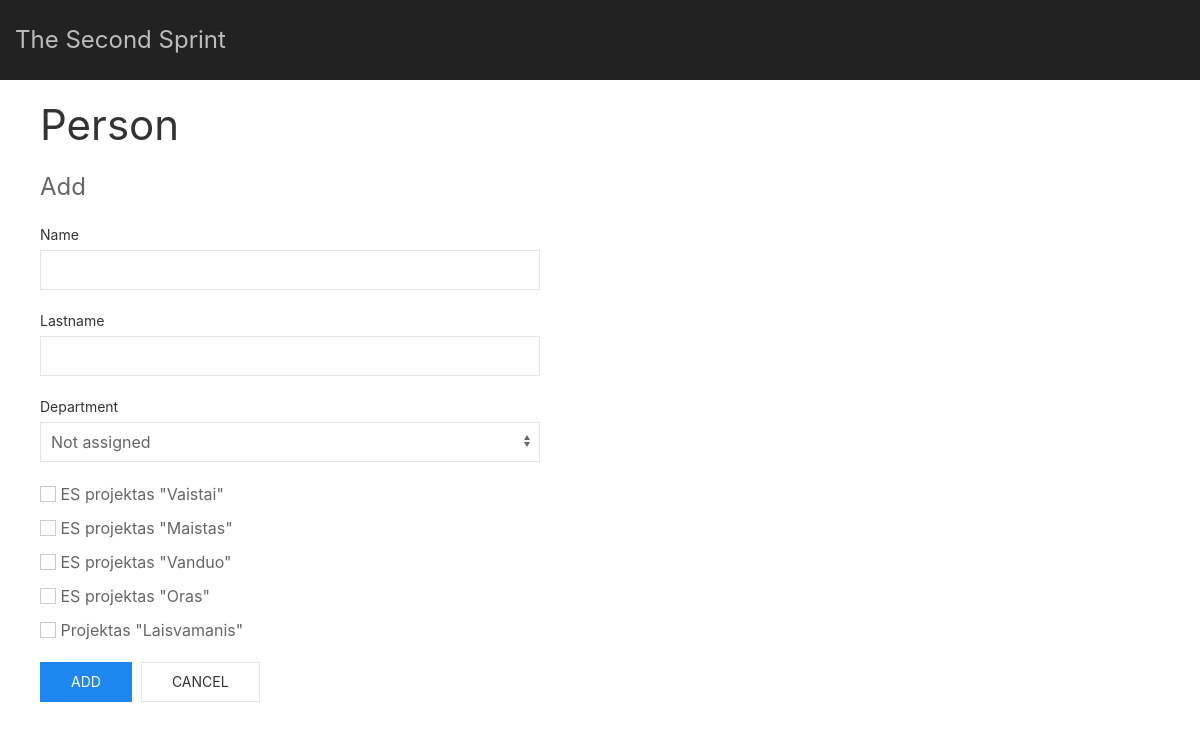
The app's page /persons/add with its own data.
### tables this page shows
CREATE TABLE IF NOT EXISTS `projects` (
  `id` bigint(20) unsigned NOT NULL AUTO_INCREMENT,
  `title` varchar(128) NOT NULL DEFAULT '''''',
  `budget` float(10,4) NOT NULL DEFAULT '0.0000',
  `description` varchar(255) NOT NULL DEFAULT '''''',
  PRIMARY KEY (`id`),
  UNIQUE KEY `title_budget_uniq` (`title`,`budget`),
  KEY `description_idx` (`description`)
);

### lib/Response.php (called while the page is built, shortened)
<?php
function view($template, $variables = [])
{
    extract($variables);
    if (file_exists($template)) {
        include_once $template;
        return ob_get_clean();
    }
    return 'Template not found.';
}

### src/controllers/PersonsController.php (called while the page is built, shortened)
<?php
require_once ROOT_DIR . '/src/models/Project.php';
function addAction()
{
    $formTemplate = ROOT_DIR . '/src/views/templates/crud/persons_add_form.html.php';
    $baseTemplate = ROOT_DIR . '/src/views/templates/base.html.php';
    $departments = departmentAll(true);
    $projects = projectAll(true);
    $form = view($formTemplate, ['projects' => $projects, 'departments' => $departments,]);
    return view($baseTemplate, ['form' => $form]);
}

### lib/Translate.php (called while the page is built)
<?php
function __($string)
{
	return $string;
}

### src/models/Project.php (called while the page is built, shortened)
<?php
require_once ROOT_DIR . '/lib/Db.php';
function projectAll($unAttached = false, $orderBy = [])
{
    $query = "SELECT projects.id, title, budget, description
                FROM staff.projects";
    $order = '';
    $query  .= $order;
    $projects = dbQuery($query);
    if (isset($projects['fail']) or $unAttached) {
        return $projects;
    }
    return personSelectProjects($projects);
}

### lib/Db.php (called while the page is built, shortened)
<?php
function connectDb()
{
    @$db = new mysqli(DB_HOST, DB_USER, DB_PASS, DB_DATA);
    return $db;
}
function dbQuery($query, $types = [],
    $args = [], $mode = 'r', $lastId = false)
{
    $db = connectDb();
    $run = $db->prepare($query);
    $exec = $run->execute();
    if ($mode === 'r') {
        $result = $run->get_result();
        $fetch  = $result->fetch_all(MYSQLI_ASSOC);
        return $fetch;
    }
    return true;
}

### src/views/templates/crud/persons_add_form.html.php (the view, shortened to what this page needs)
<h1>Person</h1>
<form class="uk-grid uk-form-stacked" uk-grid method="POST" action="<?= BASE_URL; ?>/persons/save">
<fieldset class="uk-fieldset uk-width-1-1@s uk-width-1-2@m">
<legend class="uk-legend"><?= __('Add');?></legend>
<div class="uk-margin">
<label class="uk-form-label" for="name"><?= __('Name');?></label>
<input type="text" id="name" class="uk-input uk-form-width-large" name="name"/>
</div>
<div class="uk-margin">
<label class="uk-form-label" for="lastname"><?= __('Lastname');?></label>
<input type="text" id="lastname" class="uk-input uk-form-width-large" name="lastname"/>
</div>
<div class="uk-margin">
<label class="uk-form-label" for="department_id"><?= __('Department');?></label>
<select class="uk-select uk-form-width-large" id="department_id" name="department_id">
<option value="" selected><?= __('Not assigned');?></option>
</select>
</div>
<div class="uk-margin">
<ul class="uk-list">
<?php foreach ($projects as $project):?>
<li>
<input type="checkbox" name="project_id[]" value="<?= $project['id'];?>" class="uk-checkbox">
<span><?= $project['title'];?></span>
</li>
<?php endforeach;?>
</ul>
</div>
<div class="uk-margin">
<button type="submit" class="uk-button uk-button-primary"><?= __('Add'); ?></button>&nbsp;
<a href="<?= BASE_URL . '/persons' . '/' . $_SESSION['listmode'];?>" class="uk-button uk-button-default"><?= __('Cancel'); ?></a>
</div>
</fieldset>
</form>

### records on screen
projects: title "ES projektas \"Vaistai\""
projects: title "ES projektas \"Maistas\""
projects: title "ES projektas \"Vanduo\""
projects: title "ES projektas \"Oras\""
projects: title "Projektas \"Laisvamanis\""

### other values on screen
__('Add') "Add"
__('Name') "Name"
__('Lastname') "Lastname"
__('Department') "Department"
__('Add') "ADD"
__('Cancel') "CANCEL"
form field department_id "Not assigned"
